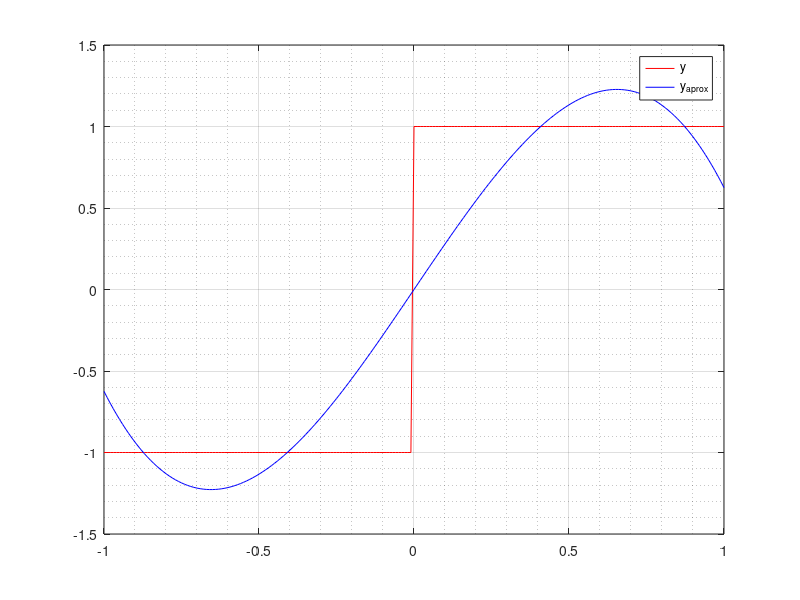
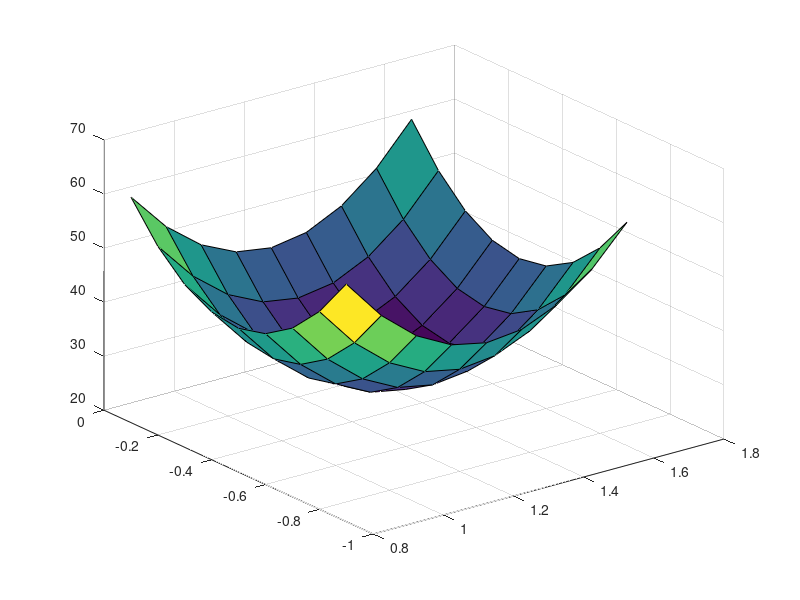

MATLAB code for these plots, in order:
%hora de sufrir

clear all; clc;

% buscamos aproximar una función y(t) definida como -1 para t<0 y 1
% para t≥0 usando polinomios de Legendre, que son ortonormales entre
% -1 y 1.

t = -1:0.01:1; %tiempo discretizado
y = []; %inicializo vector de valores de la función
for i=1:length(t)
  if t(i)<0
    y(i)=-1;
  else
    y(i)=1;
  endif
endfor

% del desarrollo de los polinomios de Legendre en el libro sabemos que
% usando 4 coeficientes para aproximar la función y(t) obtenemos dos
% α, siendo α1 = sqrt(3/2) y α3 = -sqrt(37/2).

alpha1 = sqrt(3/2); alpha3 = -sqrt(7/32);

% definimos ahora una función anónima que representa la aproximación
% usando la combinación lineal entre los α y los términos ortonormales
% de los polinomios de Legendre, la haremos con α1 y α3 variables para
% poder utilizarla en el segundo inciso.

f_aprox = @(a1,a3,t) a1.*(sqrt(3/2).*t)+a3.*(sqrt(7/2).*((5/2).*t.^3-(3/2).*t));

% usamos la función para calcular el y_aprox con los α calculados en
% el ejemplo

y_aprox = f_aprox(alpha1,alpha3,t);

% las grafico para ver la diferencia de aproximación visualmente

figure;
plot(t,y,'r;y;'); hold on; grid on; grid minor;
plot(t,y_aprox,'b;y_{aprox};')

% vamos a calcular el error cuadrático total haciendo la norma euclídea
% de la diferencia y-y_aprox elevada al cuadrado

f_ECT = @(ap)(norm(y-ap)).^2;
ECT_1 = f_ECT(y_aprox);
printf("El error cuadrático total para 3 términos es %d\n", ECT_1)

% arrancamos el inciso 2:
% vamos a crearnos unos vectores con varios valores para α1 y α3.

alpha1_vec = [alpha1-0.4 alpha1-0.3 alpha1-0.2 alpha1-0.1 alpha1 alpha1+0.1 alpha1+0.2 alpha1+0.3 alpha1+0.4];
alpha3_vec = [alpha3-0.4 alpha3-0.3 alpha3-0.2 alpha3-0.1 alpha3 alpha3+0.1 alpha3+0.2 alpha3+0.3 alpha3+0.4];

% para cada par de alfas tenemos que calcular la aproximación y el error
% cuadrático total.
ECT_matrix = [];

for i=1:length(alpha1_vec)
  for j=1:length(alpha3_vec)
    ECT_matrix(i,j) = f_ECT(f_aprox(alpha1_vec(i),alpha3_vec(j),t));
  endfor
endfor

% bien, ahora vamos a crear un maravilloso gráfico 3d para ver si efectivamente
% el valor del medio es el menor!!

figure;
surf(alpha1_vec,alpha3_vec,ECT_matrix)

% perfecto, se ve claramente que el menor error está en el centro, que
% corresponde a los alfa originales calculados


% ahora, habiendo calculado los términos de los polinomios de Legendre para
% n=4 y n=5, y habiendo determinado que α4 = 0 y α5 = sqrt(22)/16, vamos
% a calcular la nueva y_aprox utilizando el nuevo término.
% el cálculo de los alfas, indicando cuáles son los términos del polinomio
% se encuentran en la imagen "cálculo de alfas.png"

alpha5 = (sqrt(22)/16);

f_aprox_2 = @(t) alpha1.*(sqrt(3/2).*t)+alpha3.*(sqrt(7/2).*((5/2).*t.^3-(3/2).*t))+alpha5.*((1/8).*sqrt(11/2).*(15.*t-70.*t.^3+63.*t.^5));

y_aprox_2 = f_aprox_2(t);

ECT_2 = f_ECT(y_aprox_2);

printf("El error cuadrático total para 5 términos es %d\n", ECT_2)

% es más bajo! voy a suponer que eso significa que hice bien los cálculos
